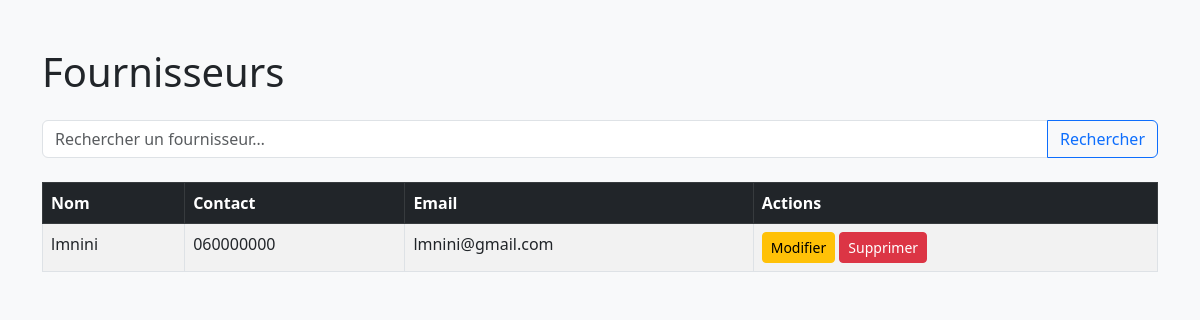
/fournisseurs/ (signed in), run on an earlier commit of the app's database.
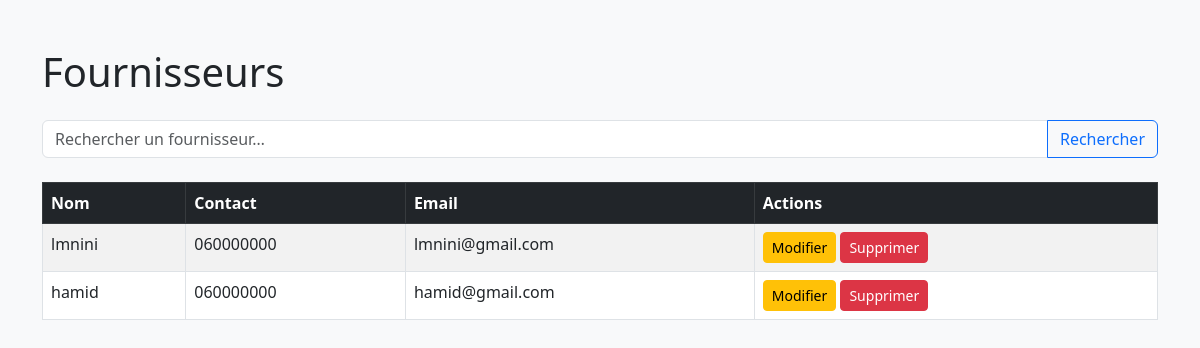
And on a later commit of the database.
### inventory/models.py (models this page shows, shortened)
class Fournisseur(models.Model):
    user = models.OneToOneField(
        CustomUser, on_delete=models.CASCADE,
        limit_choices_to={'role': 'fournisseur'},
        related_name='fournisseur_profile',
        null=True, blank=True  # ← autorise les fournisseurs sans user
    )
    nom     = models.CharField(max_length=100)
    contact = models.CharField(max_length=20)
    email   = models.EmailField(unique=True)
    adresse = models.CharField(max_length=255, blank=True, null=True)

### inventory/views.py (the view)
# urls.py: path('fournisseurs/', fournisseur_list, name='fournisseur_list'),
@login_required
@user_passes_test(is_gestionnaire)
def fournisseur_list(request):
    fournisseurs = Fournisseur.objects.all()
    return render(request, 'fournisseur_list.html', {'fournisseurs': fournisseurs})

### inventory/views.py (called while the page is built)
def is_gestionnaire(user):
    return user.role == 'gestionnaire' or user.role == 'admin'

### templates/fournisseur_list.html (shortened to what this page needs)
<!DOCTYPE html>
<html lang="fr">
<head>
  <link href="https://cdn.jsdelivr.net/npm/bootstrap@5.3.0/dist/css/bootstrap.min.css" rel="stylesheet">
</head>
<body class="bg-light">
  <div class="container py-5">
    <h1 class="mb-4">Fournisseurs</h1>
    <form method="get" class="mb-4">
      <div class="input-group">
        <input type="text" name="q" value="{{ request.GET.q }}" placeholder="Rechercher un fournisseur…" class="form-control">
        <button class="btn btn-outline-primary">Rechercher</button>
      </div>
    </form>
    <table class="table table-bordered table-striped bg-white">
      <thead class="table-dark">
        <tr>
          <th>Nom</th>
          <th>Contact</th>
          <th>Email</th>
          <th>Actions</th>
        </tr>
      </thead>
      <tbody>
        {% for f in fournisseurs %}
        <tr>
          <td>{{ f.nom }}</td>
          <td>{{ f.contact }}</td>
          <td>{{ f.email }}</td>
          <td>
            <a href="{% url 'edit_fournisseur' f.pk %}" class="btn btn-sm btn-warning">Modifier</a>
            <a href="{% url 'delete_fournisseur' f.pk %}" class="btn btn-sm btn-danger">Supprimer</a>
          </td>
        </tr>
        {% empty %}
        <tr><td colspan="4" class="text-center">Aucun fournisseur trouvé.</td></tr>
        {% endfor %}
      </tbody>
    </table>
  </div>
</body>
</html>

What changed in the data, as far as the page shows it:
added Fournisseur: nom "hamid", contact "060000000", email "hamid@gmail.com"
